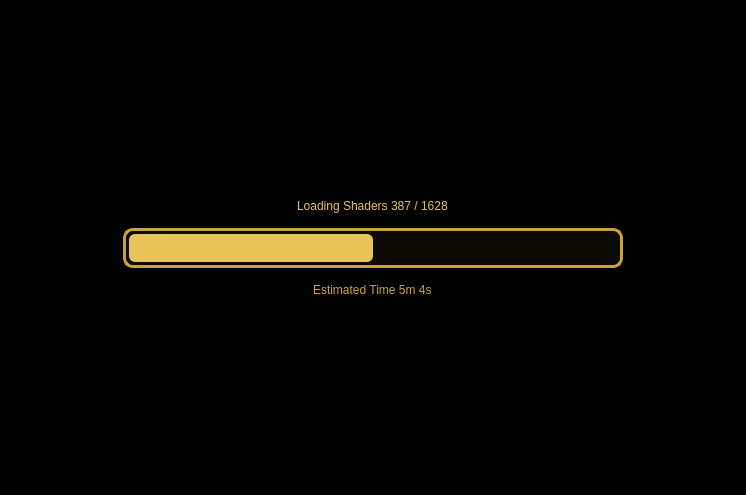
<?xml version="1.0" encoding="UTF-8"?>
<ui version="4.0">
 <class>LoadingScreen</class>
 <widget class="QWidget" name="LoadingScreen">
  <property name="geometry">
   <rect>
    <x>0</x>
    <y>0</y>
    <width>746</width>
    <height>495</height>
   </rect>
  </property>
  <property name="styleSheet">
   <string notr="true">background-color: rgb(0, 0, 0);</string>
  </property>
  <layout class="QVBoxLayout">
   <property name="spacing">
    <number>0</number>
   </property>
   <property name="leftMargin">
    <number>0</number>
   </property>
   <property name="topMargin">
    <number>0</number>
   </property>
   <property name="rightMargin">
    <number>0</number>
   </property>
   <property name="bottomMargin">
    <number>0</number>
   </property>
   <item>
    <widget class="QWidget" name="fade_parent" native="true">
     <layout class="QVBoxLayout" name="verticalLayout_2">
      <property name="spacing">
       <number>0</number>
      </property>
      <property name="leftMargin">
       <number>0</number>
      </property>
      <property name="topMargin">
       <number>0</number>
      </property>
      <property name="rightMargin">
       <number>0</number>
      </property>
      <property name="bottomMargin">
       <number>0</number>
      </property>
      <item alignment="Qt::AlignLeft|Qt::AlignTop">
       <widget class="QLabel" name="logo">
        <property name="text">
         <string/>
        </property>
        <property name="alignment">
         <set>Qt::AlignLeading|Qt::AlignLeft|Qt::AlignTop</set>
        </property>
        <property name="margin">
         <number>30</number>
        </property>
       </widget>
      </item>
      <item>
       <layout class="QVBoxLayout" name="verticalLayout" stretch="1,0,1">
        <property name="spacing">
         <number>15</number>
        </property>
        <property name="sizeConstraint">
         <enum>QLayout::SetNoConstraint</enum>
        </property>
        <item alignment="Qt::AlignHCenter|Qt::AlignBottom">
         <widget class="QLabel" name="stage">
          <property name="sizePolicy">
           <sizepolicy hsizetype="Minimum" vsizetype="Minimum">
            <horstretch>0</horstretch>
            <verstretch>0</verstretch>
           </sizepolicy>
          </property>
          <property name="styleSheet">
           <string notr="true">background-color: black; color: #e8c35a;
font: 75 20pt &quot;Georgia&quot;;</string>
          </property>
          <property name="text">
           <string>Loading Shaders 387 / 1628</string>
          </property>
         </widget>
        </item>
        <item alignment="Qt::AlignHCenter|Qt::AlignTop">
         <widget class="QProgressBar" name="progress_bar">
          <property name="sizePolicy">
           <sizepolicy hsizetype="Expanding" vsizetype="Preferred">
            <horstretch>0</horstretch>
            <verstretch>0</verstretch>
           </sizepolicy>
          </property>
          <property name="minimumSize">
           <size>
            <width>500</width>
            <height>40</height>
           </size>
          </property>
          <property name="styleSheet">
           <string notr="true">QProgressBar {
color: #f3dc8c;
background-color: #0d0905;
border: 3px solid #c9a23a;
border-radius: 10px;
padding: 3px;
}
QProgressBar::chunk {
background-color: #e8c35a;
border-radius: 6px;
}</string>
          </property>
          <property name="value">
           <number>50</number>
          </property>
          <property name="textVisible">
           <bool>false</bool>
          </property>
          <property name="format">
           <string>Loading Shaders %v out of %m</string>
          </property>
         </widget>
        </item>
        <item alignment="Qt::AlignHCenter|Qt::AlignTop">
         <widget class="QLabel" name="value">
          <property name="toolTip">
           <string notr="true"/>
          </property>
          <property name="styleSheet">
           <string notr="true">background-color: black; color: #c9a23a;
font: 75 15pt &quot;Georgia&quot;;</string>
          </property>
          <property name="text">
           <string>Estimated Time 5m 4s</string>
          </property>
         </widget>
        </item>
       </layout>
      </item>
      <item alignment="Qt::AlignRight|Qt::AlignBottom">
       <widget class="QLabel" name="banner">
        <property name="styleSheet">
         <string notr="true">background-color: black;</string>
        </property>
        <property name="text">
         <string/>
        </property>
        <property name="alignment">
         <set>Qt::AlignCenter</set>
        </property>
        <property name="margin">
         <number>30</number>
        </property>
       </widget>
      </item>
     </layout>
    </widget>
   </item>
  </layout>
 </widget>
 <resources/>
 <connections/>
</ui>
